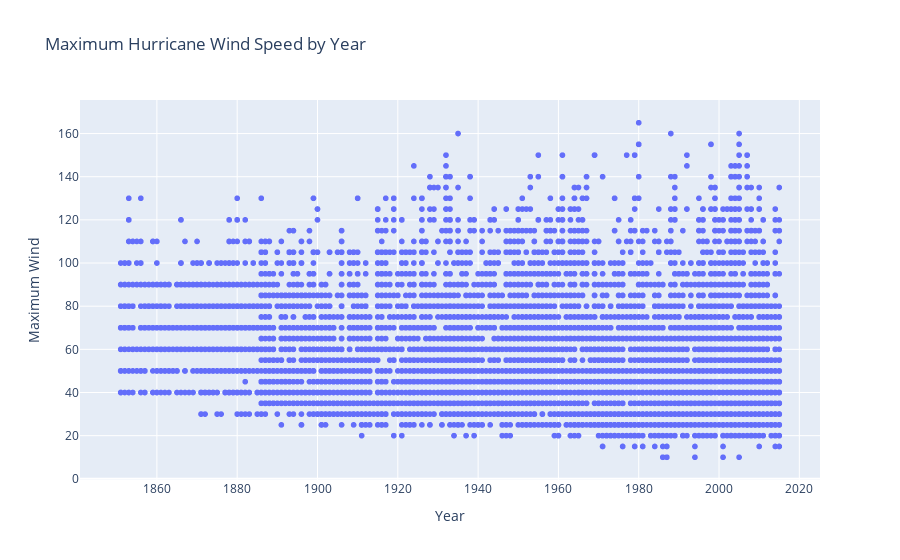

Notebook cell for this chart:
### Code cell
fig = px.scatter(sorted_hurr, x="Year", y="Maximum Wind",
                 title="Maximum Hurricane Wind Speed by Year")


fig.show()

### Figure 1 — Plotly figure (JSON) as saved in the notebook; plotly's stock layout.template omitted (floating-point values rounded to 4 significant figures; data arrays with more than 128 entries replaced by an {"elided": "..."} marker saying what was removed)
{"data": [{"hovertemplate": "Year=%{x}<br>Maximum Wind=%{y}<extra></extra>", "legendgroup": "", "marker": {"color": "#636efa", "symbol": "circle"}, "mode": "markers", "name": "", "showlegend": false, "type": "scattergl", "x": {"elided": "9983 int values"}, "xaxis": "x", "y": {"elided": "9983 int values"}, "yaxis": "y"}], "layout": {"legend": {"tracegroupgap": 0}, "title": {"text": "Maximum Hurricane Wind Speed by Year"}, "xaxis": {"anchor": "y", "domain": [0, 1], "title": {"text": "Year"}}, "yaxis": {"anchor": "x", "domain": [0, 1], "title": {"text": "Maximum Wind"}}}}
